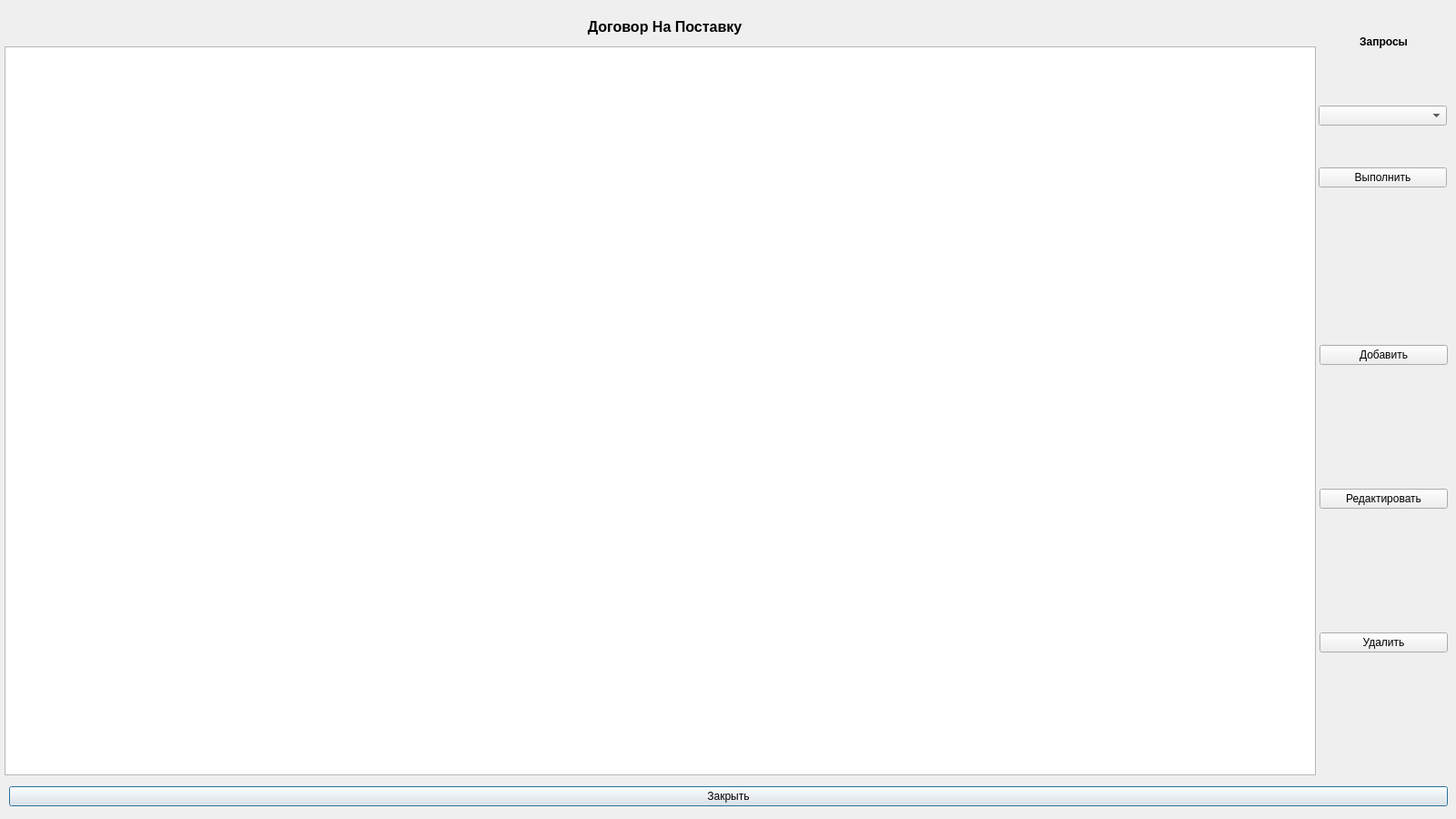
<?xml version="1.0" encoding="UTF-8"?>
<ui version="4.0">
 <class>AllDogovorInPostavka</class>
 <widget class="QDialog" name="AllDogovorInPostavka">
  <property name="geometry">
   <rect>
    <x>0</x>
    <y>0</y>
    <width>1600</width>
    <height>900</height>
   </rect>
  </property>
  <property name="windowTitle">
   <string>Dialog</string>
  </property>
  <widget class="QWidget" name="verticalLayoutWidget">
   <property name="geometry">
    <rect>
     <x>10</x>
     <y>860</y>
     <width>1581</width>
     <height>31</height>
    </rect>
   </property>
   <layout class="QVBoxLayout" name="verticalLayout">
    <item>
     <widget class="QPushButton" name="Exit">
      <property name="text">
       <string>Закрыть</string>
      </property>
     </widget>
    </item>
   </layout>
  </widget>
  <widget class="QWidget" name="verticalLayoutWidget_2">
   <property name="geometry">
    <rect>
     <x>1450</x>
     <y>249</y>
     <width>141</width>
     <height>601</height>
    </rect>
   </property>
   <layout class="QVBoxLayout" name="verticalLayout_2">
    <item>
     <widget class="QPushButton" name="Add">
      <property name="text">
       <string>Добавить</string>
      </property>
     </widget>
    </item>
    <item>
     <widget class="QPushButton" name="Redact">
      <property name="text">
       <string>Редактировать</string>
      </property>
     </widget>
    </item>
    <item>
     <widget class="QPushButton" name="Delete">
      <property name="text">
       <string>Удалить</string>
      </property>
     </widget>
    </item>
   </layout>
  </widget>
  <widget class="QTableView" name="tableView">
   <property name="geometry">
    <rect>
     <x>5</x>
     <y>51</y>
     <width>1441</width>
     <height>801</height>
    </rect>
   </property>
  </widget>
  <widget class="QWidget" name="verticalLayoutWidget_3">
   <property name="geometry">
    <rect>
     <x>10</x>
     <y>9</y>
     <width>1441</width>
     <height>41</height>
    </rect>
   </property>
   <layout class="QVBoxLayout" name="verticalLayout_3">
    <item>
     <widget class="QLabel" name="label">
      <property name="font">
       <font>
        <pointsize>12</pointsize>
        <weight>75</weight>
        <bold>true</bold>
       </font>
      </property>
      <property name="text">
       <string>Договор На Поставку</string>
      </property>
      <property name="alignment">
       <set>Qt::AlignCenter</set>
      </property>
     </widget>
    </item>
   </layout>
  </widget>
  <widget class="QWidget" name="verticalLayoutWidget_6">
   <property name="geometry">
    <rect>
     <x>1449</x>
     <y>76</y>
     <width>141</width>
     <height>171</height>
    </rect>
   </property>
   <layout class="QVBoxLayout" name="verticalLayout_6">
    <item>
     <widget class="QComboBox" name="Zapros1"/>
    </item>
    <item>
     <widget class="QPushButton" name="Go1">
      <property name="text">
       <string>Выполнить</string>
      </property>
     </widget>
    </item>
   </layout>
  </widget>
  <widget class="QWidget" name="verticalLayoutWidget_4">
   <property name="geometry">
    <rect>
     <x>1450</x>
     <y>10</y>
     <width>141</width>
     <height>71</height>
    </rect>
   </property>
   <layout class="QVBoxLayout" name="verticalLayout_4">
    <item>
     <widget class="QLabel" name="label_2">
      <property name="font">
       <font>
        <pointsize>9</pointsize>
        <weight>75</weight>
        <bold>true</bold>
       </font>
      </property>
      <property name="text">
       <string>Запросы</string>
      </property>
      <property name="alignment">
       <set>Qt::AlignCenter</set>
      </property>
     </widget>
    </item>
   </layout>
  </widget>
 </widget>
 <resources/>
 <connections/>
</ui>
